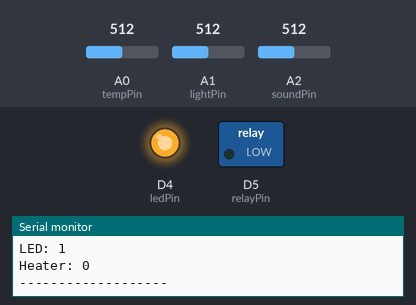
A sketch run on a simulated Arduino Uno R4 WiFi. On the bench: switched loads named in the sketch (green lamp = pin HIGH), output pins drawn as LEDs (lit = HIGH), the last lines printed to the serial monitor. The test bench sets the inputs (shaded band); at power-on: A0 (tempPin) = 512, A1 (lightPin) = 512, A2 (soundPin) = 512. WiFi joins after 1.5 s; servers stay silent unless stated; uploads are accepted with an empty reply.

Above: at 4.7 s.
4.8 s: A0 (tempPin) set to 441
8.8 s: A0 (tempPin) set to 417
At 10.9 s:
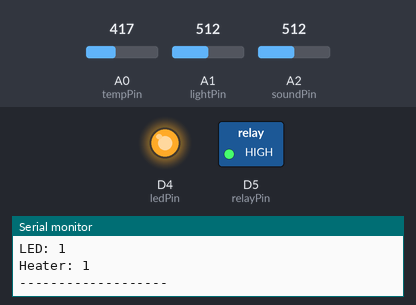
12.8 s: A1 (lightPin) set to 581
16.8 s: A1 (lightPin) set to 616
At 20.7 s:
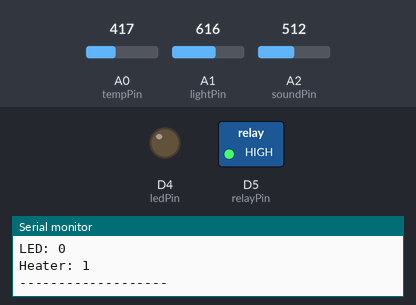
21.0 s: A1 (lightPin) set to 590
At 23.2 s:
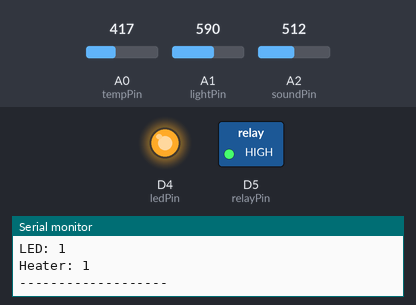
25.0 s: A1 (lightPin) set to 610
At 26.8 s:
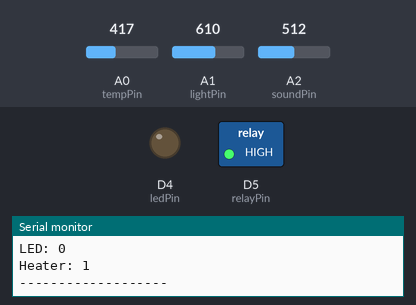
Timing chart, 0 to 28.3 s (numbered marks = the images above; inputs shaded):
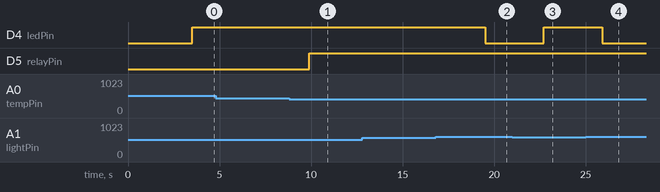

The sketch:

projectCode.ino
```cpp
#include <WiFiS3.h>
#include <ArduinoHttpClient.h>
#include <math.h>

// ===============================
// WiFi Details
// ===============================
char ssid[] = "IOT-MPSK";
char password[] = "pbscttbf";

// ===============================
// Google Apps Script
// ===============================
const char serverAddress[] = "script.google.com";
const int port = 443;

String scriptPath =
"/macros/s/AKfycbzqT3z6C0uzpQDqmGLgVu-GSuabNbnNQuGdNcVgMqvibmage1rHN5ZzxiBh3osaCWlMbg/exec";

// ===============================
// WiFi / HTTP Client
// ===============================
WiFiSSLClient wifi;
HttpClient client(wifi, serverAddress, port);

// ===============================
// Pins
// ===============================
const int tempPin  = A0;
const int lightPin = A1;
const int soundPin = A2;

// Grove LED plugged into D4
const int ledPin   = 4;

// Relay plugged into D5
const int relayPin = 5;

// ===============================
// Thresholds
// ===============================
float tempLow = 18.0;
float tempHigh = 21.0;

int lightThreshold = 600;
int soundThreshold = 100;

// ===============================
// WiFi Connect
// ===============================
void connectWiFi() {

  Serial.print("Connecting to WiFi");

  while (WiFi.begin(ssid, password) != WL_CONNECTED) {
    Serial.print(".");
    delay(3000);
  }

  Serial.println();
  Serial.println("WiFi Connected!");
}

// ===============================
// Setup
// ===============================
void setup() {
  Serial.begin(9600);
  delay(2000);

  pinMode(ledPin, OUTPUT);
  pinMode(relayPin, OUTPUT);

  digitalWrite(ledPin, LOW);
  digitalWrite(relayPin, LOW);

  connectWiFi();
}

// ===============================
// Loop
// ===============================
void loop() {

  // ---------------------------
  // Read Sensors
  // ---------------------------
  int tempRaw  = analogRead(tempPin);
  int lightRaw = analogRead(lightPin);
  int soundRaw = analogRead(soundPin);

  // Grove Temp Sensor v1.3
  float resistance = (1023.0 - tempRaw) * 10000.0 / tempRaw;
  float temperature =
    1 / (log(resistance / 10000.0) / 3975 + 1 / 298.15) - 273.15;

  bool occupied = (soundRaw > soundThreshold);

  // ---------------------------
  // Outputs
  // ---------------------------
  int heater = 0;
  int led = 0;

  // Heater control
  if (temperature < tempLow && occupied) {
    digitalWrite(relayPin, HIGH);
    heater = 1;
  } else if (temperature > tempHigh || !occupied) {
    digitalWrite(relayPin, LOW);
    heater = 0;
  }

  // LED control (real LED on Arduino / Grove LED)
  if (lightRaw < lightThreshold && occupied) {
    digitalWrite(ledPin, HIGH);
    led = 1;
  } else {
    digitalWrite(ledPin, LOW);
    led = 0;
  }

  // ---------------------------
  // Serial Output
  // ---------------------------
  Serial.print("Temp: ");
  Serial.println(temperature, 1);

  Serial.print("Light: ");
  Serial.println(lightRaw);

  Serial.print("Sound: ");
  Serial.println(soundRaw);

  Serial.print("Occupied: ");
  Serial.println(occupied);

  Serial.print("LED: ");
  Serial.println(led);

  Serial.print("Heater: ");
  Serial.println(heater);

  // ---------------------------
  // WiFi Check
  // ---------------------------
  if (WiFi.status() != WL_CONNECTED) {
    Serial.println("WiFi lost...");
    connectWiFi();
  }

  // ---------------------------
  // Send to Google Sheets
  // ---------------------------
  String url = scriptPath +
               "?temp=" + String(temperature, 1) +
               "&light=" + String(lightRaw) +
               "&sound=" + String(soundRaw) +
               "&occupied=" + String(occupied) +
               "&heater=" + String(heater) +
               "&led=" + String(led);

  client.get(url);

  unsigned long timeout = millis();

  while (client.connected() && !client.available()) {
    if (millis() - timeout > 8000) {
      client.stop();
      Serial.println("-------------------");
      delay(5000);
      return;
    }
  }

  // read response silently (no extra last line)
  client.responseStatusCode();
  client.responseBody();

  client.stop();

  Serial.println("-------------------");

  delay(3000);
}
```

Measured:
- the behaviour switches between 431 and 430 on A0 (tempPin) (found by bisection; images 0 and 1)
- the behaviour switches between 599 and 600 on A1 (lightPin) (found by bisection; images 1 and 2)
- after the input at 8.8 s, D5 (relayPin): LOW → HIGH after 1.1 s
- after the input at 16.8 s, D4 (ledPin): HIGH → LOW after 2.7 s
- after the input at 21.0 s, D4 (ledPin): LOW → HIGH after 1.7 s
- after the input at 25.0 s, D4 (ledPin): HIGH → LOW after 0.91 s
